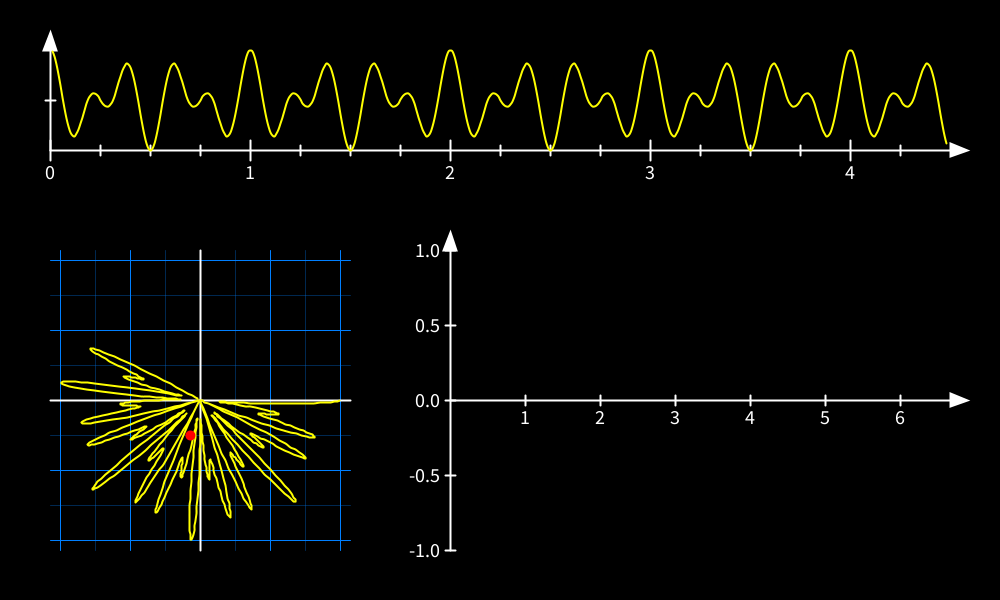
Frame 1 (no input)
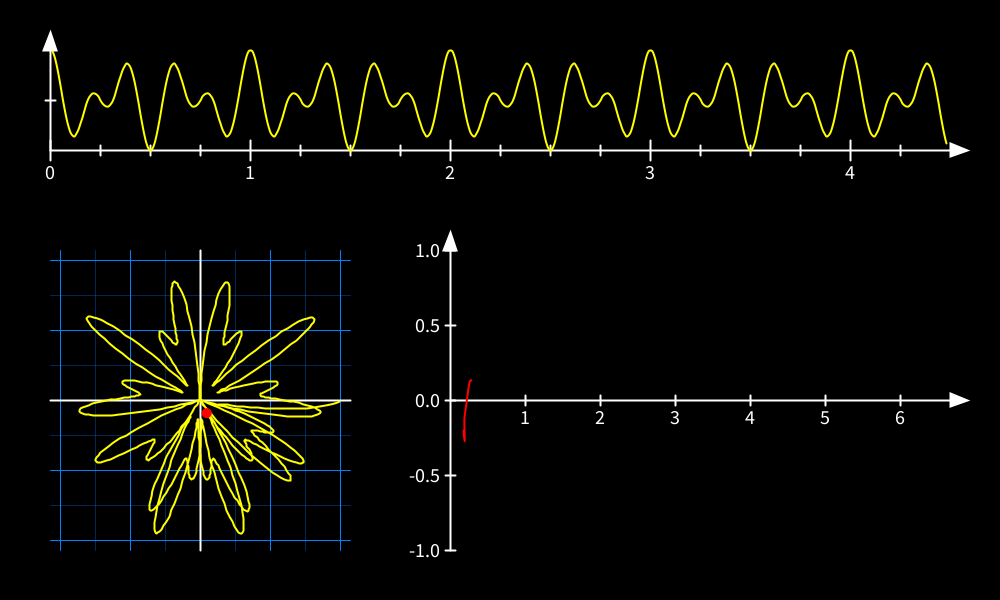
Frame 60 (the mouse pressed at the canvas centre just before this capture)
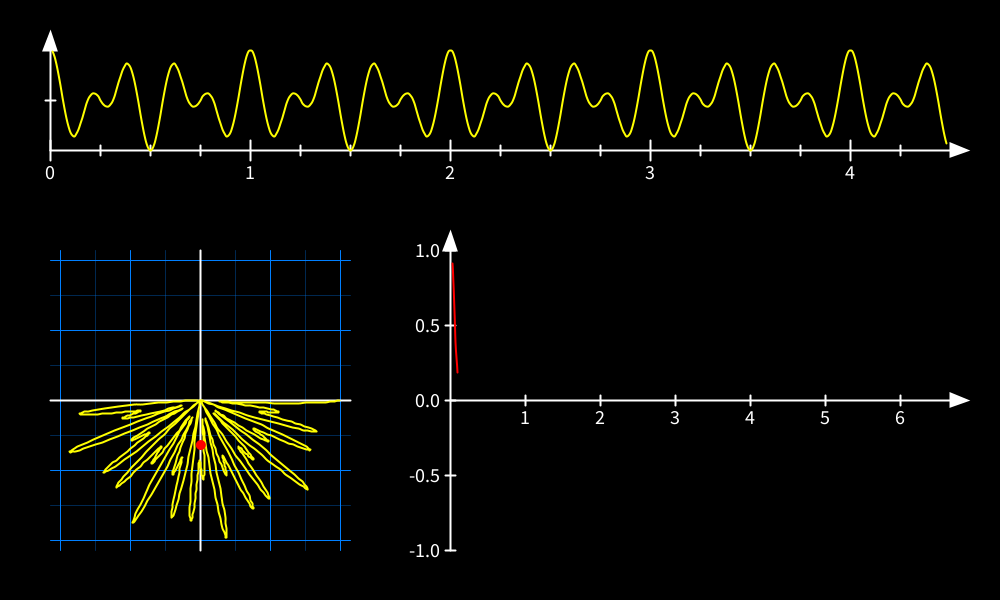
Frame 120 (the mouse held since frame 60 and released just before this capture)

The Processing sketch that drew these frames (run headless with seeded random() and noise(); from frame 60 on, the mouse is pressed at the canvas centre):

// Processing sketch: Fourier_transform_visualised
// ── Fourier_transform_visualised.pde

float tlen;
int startTime=1000, maxFourierRange = 6;

wave[] p;

PVector[] fourier;
int k;

void setup(){
  size(1000, 600);
  //fullScreen();
  fourier = new PVector[2000];
  for (int i=0; i<fourier.length; i++)
    fourier[i] = new PVector();
  fourier[0] = new PVector(0, -1);
  k=1;
  p = new wave[2];
  p[0] = new wave(3);
  p[1] = new wave(5);
}

void draw(){
  background(0);
  
  cos_wave(50, 50, width-100, 100);
  polar_coord_graph(50, 250, 300, 300);
  res_graph(450, 250, width-500, 300);
}

void mousePressed(){
  startTime = millis();
  for (int i=0; i<fourier.length; i++)
    fourier[i] = new PVector();
  fourier[0] = new PVector(0, -1);
  k=1;
}

// ── Cosine_wave.pde
void cos_wave(float x, float y, float w, float h){
  
  tlen = w;
  
  stroke(255);
  strokeWeight(2);
  
  //lines
  line(x, y, x, y+h);
  line(x, y+h, x+w, y+h);
  
  //arrows
  float l = 20;
  float sqrt3 = sqrt(3);
  fill(255);
  triangle(x+w, y+h-l/3, x+w, y+h+l/3, x+w+l*sqrt3/2, y+h);
  triangle(x-l/3, y, x+l/3, y, x, y-l*sqrt3/2);
  
  //segments
  line(x-5, y+h/2, x+5, y+h/2);
  
  float unit = 200;
  int parts = 4;
  for (int i=0; i<w/(unit/parts); i++){
    if (i%parts==0){
      line(x+i*unit/parts, y+h-10, x+i*unit/parts, y+h+10);
      textAlign(CENTER, TOP);
      textSize(20);
      text(i/4, x+i*unit/parts, y+h+15);
    }else{
      line(x+i*unit/parts, y+h-5, x+i*unit/parts, y+h+5);
    }
  }
  
  //wave
  stroke(255, 255, 0);
  strokeWeight(2);
  noFill();
  

  beginShape();
  for (int i=0; i<w; i+=2){
    float val = 0;
    for (int j=0; j<p.length; j++)
      val += p[j].val(unit, i);
    val*=h/2 / p.length;
    curveVertex(x+i, y+h-val);
  }
  endShape();
  
}

// ── Resonance_graph.pde
void res_graph(float x, float y, float w, float h){
  
  stroke(255);
  strokeWeight(2);
  
  //lines
  line(x, y, x, y+h);
  line(x, y+h/2, x+w, y+h/2);
  
  //arrows
  float l = 20;
  float sqrt3 = sqrt(3);
  fill(255);
  triangle(x+w, y+h/2-l/3, x+w, y+h/2+l/3, x+w+l*sqrt3/2, y+h/2);
  triangle(x-l/3, y, x+l/3, y, x, y-l*sqrt3/2);
  
  //segments
  float unit = 75;
  for (int i=0; i<w/unit; i++)
    if (i>0){
      line(x+i*unit, y+h/2-5, x+i*unit, y+h/2+5);
      textAlign(CENTER, TOP);
      textSize(20);
      text(i, x+i*unit, y+h/2+10);
      }
      
  for (int i=0; i<=4; i++){
    line(x-5, y+h-i*h/4, x+5, y+h-i*h/4);
    textAlign(RIGHT, CENTER);
    textSize(20);
    text(nf(map(i, 0, 4, -1, 1), 0, 1), x-10, y+h-i*h/4);
    }
  
  //wave
  stroke(255, 0, 0);
  strokeWeight(2);
  noFill();
  
  push();
  translate(x, y+h/2);
  
  beginShape();
  
  for (int i=0; i<k; i++){
    curveVertex(fourier[i].x*unit, map(fourier[i].y, -1, 1, -h/2, h/2));
  }
  
  endShape();
  
  pop();
}

// ── Spiral_graph.pde
void polar_coord_graph(float x, float y, float w, float h){
  
  //stroke(255);
  //strokeWeight(2);
  //rect(x, y, w, h);
  
  //cartesian plane
  float unit = 70;
  int tw = floor(w/unit);
  int th = floor(h/unit);
  
  strokeWeight(1);
  color c = color(0, 127, 255);
  int blend = 80;
  
  for (int i=0; i<=tw; i++){
    
    stroke(c);
    line(x+(w-tw*unit)/2+i*unit, y, x+(w-tw*unit)/2+i*unit, y+h);
    
    if (i<tw){
      stroke(c, blend);
      line(x+(w-tw*unit)/2+i*unit+unit/2, y, x+(w-tw*unit)/2+i*unit+unit/2, y+h);
    }
  }
  for (int i=0; i<=th; i++){
    
    stroke(c);
    line(x, y+(h-th*unit)/2+i*unit, x+w, y+(h-th*unit)/2+i*unit);
    
    if (i<th){
      stroke(c, blend);
      line(x, y+(h-th*unit)/2+i*unit+unit/2, x+w, y+(h-th*unit)/2+i*unit+unit/2);
    }
  }
  
  stroke(255);
  strokeWeight(2);
  
  line(x+w/2, y, x+w/2, y+h);
  line(x, y+h/2, x+w, y+h/2);
  
  //spirograph
  push();
  translate(x+w/2, y+h/2);
  
  float ceva = map((millis() - startTime)/1000., 0, 10,  0, TWO_PI/200);
  PVector s = new PVector();
  if (millis()<startTime)
    ceva=0;
  
  stroke(255, 255, 0);
  strokeWeight(2);
  noFill();
  
  beginShape();
  //curveVertex(unit, 0);
  for (int i=0; i<tlen; i++){
    float val = 0;
    for (int j=0; j<p.length; j++)
      val += p[j].val(200, i);
    val*=unit / p.length;
    PVector v = PVector.fromAngle(i*ceva).mult(val);
    s.add(v);
    
    curveVertex(v.x, v.y);
  }
  
  endShape();
  
  //center of mass
  s.mult(1./tlen);
  fill(255, 0, 0);
  noStroke();
  circle(s.x, s.y, 10);
  
  if (k<fourier.length && frameCount%10==0 && ceva>0 && ceva*32<=maxFourierRange)
    fourier[k++] = new PVector(ceva*32, -map(s.x, -unit, unit, -1, 1));
  
  pop();
}

// ── Wave.pde
class wave{
  float freq, T, omega, phi;
  
  wave(float freq_){
  freq = freq_;
  phi = 0;
  }
  
  float val(float unit, int i){
  T = unit / freq;
  omega = TWO_PI/T;
  return 1 + cos(omega * i + phi);
  }
}
